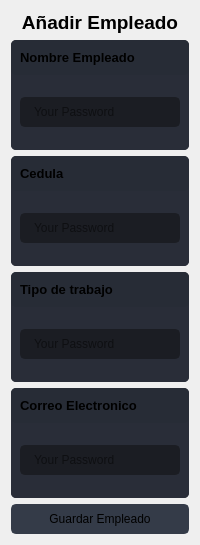
                  <widget class="QWidget" name="create_user">
                   <property name="maximumSize">
                    <size>
                     <width>16777215</width>
                     <height>749</height>
                    </size>
                   </property>
                   <layout class="QVBoxLayout" name="verticalLayout_11">
                    <item>
                     <layout class="QVBoxLayout" name="verticalLayout_15">
                      <item>
                       <widget class="QLabel" name="label">
                        <property name="text">
                         <string>&lt;html&gt;&lt;head/&gt;&lt;body&gt;&lt;p align=&quot;center&quot;&gt;&lt;span style=&quot; font-size:14pt; font-weight:600;&quot;&gt;Añadir Empleado&lt;/span&gt;&lt;/p&gt;&lt;/body&gt;&lt;/html&gt;</string>
                        </property>
                       </widget>
                      </item>
                     </layout>
                    </item>
                    <item>
                     <widget class="QFrame" name="frame_div_content_7">
                      <property name="minimumSize">
                       <size>
                        <width>0</width>
                        <height>110</height>
                       </size>
                      </property>
                      <property name="maximumSize">
                       <size>
                        <width>16777215</width>
                        <height>110</height>
                       </size>
                      </property>
                      <property name="styleSheet">
                       <string notr="true">background-color: rgb(41, 45, 56);
border-radius: 5px;
</string>
                      </property>
                      <property name="frameShape">
                       <enum>QFrame::NoFrame</enum>
                      </property>
                      <property name="frameShadow">
                       <enum>QFrame::Raised</enum>
                      </property>
                      <layout class="QVBoxLayout" name="verticalLayout_44">
                       <property name="spacing">
                        <number>0</number>
                       </property>
                       <property name="leftMargin">
                        <number>0</number>
                       </property>
                       <property name="topMargin">
                        <number>0</number>
                       </property>
                       <property name="rightMargin">
                        <number>0</number>
                       </property>
                       <property name="bottomMargin">
                        <number>0</number>
                       </property>
                       <item>
                        <widget class="QFrame" name="frame_title_wid_8">
                         <property name="maximumSize">
                          <size>
                           <width>16777215</width>
                           <height>35</height>
                          </size>
                         </property>
                         <property name="styleSheet">
                          <string notr="true">background-color: rgb(39, 44, 54);</string>
                         </property>
                         <property name="frameShape">
                          <enum>QFrame::StyledPanel</enum>
                         </property>
                         <property name="frameShadow">
                          <enum>QFrame::Raised</enum>
                         </property>
                         <layout class="QVBoxLayout" name="verticalLayout_45">
                          <item>
                           <widget class="QLabel" name="labelBoxNombreEmpleado">
                            <property name="font">
                             <font>
                              <family>Segoe UI</family>
                              <pointsize>10</pointsize>
                              <weight>75</weight>
                              <bold>true</bold>
                             </font>
                            </property>
                            <property name="styleSheet">
                             <string notr="true"/>
                            </property>
                            <property name="text">
                             <string>Nombre Empleado</string>
                            </property>
                           </widget>
                          </item>
                         </layout>
                        </widget>
                       </item>
                       <item>
                        <widget class="QFrame" name="frame_content_wid_8">
                         <property name="frameShape">
                          <enum>QFrame::NoFrame</enum>
                         </property>
                         <property name="frameShadow">
                          <enum>QFrame::Raised</enum>
                         </property>
                         <layout class="QVBoxLayout" name="verticalLayout_46">
                          <item>
                           <layout class="QVBoxLayout" name="verticalLayout_47">
                            <property name="bottomMargin">
                             <number>0</number>
                            </property>
                            <item>
                             <widget class="QLineEdit" name="CampoTipoTrabajo_2">
                              <property name="minimumSize">
                               <size>
                                <width>0</width>
                                <height>30</height>
                               </size>
                              </property>
                              <property name="styleSheet">
                               <string notr="true">QLineEdit {
	background-color: rgb(27, 29, 35);
	border-radius: 5px;
	border: 2px solid rgb(27, 29, 35);
	padding-left: 10px;
}
QLineEdit:hover {
	border: 2px solid rgb(64, 71, 88);
}
QLineEdit:focus {
	border: 2px solid rgb(91, 101, 124);
}</string>
                              </property>
                              <property name="text">
                               <string/>
                              </property>
                              <property name="placeholderText">
                               <string>Your Password</string>
                              </property>
                             </widget>
                            </item>
                           </layout>
                          </item>
                         </layout>
                        </widget>
                       </item>
                      </layout>
                     </widget>
                    </item>
                    <item>
                     <widget class="QFrame" name="frame_div_content_11">
                      <property name="minimumSize">
                       <size>
                        <width>0</width>
                        <height>110</height>
                       </size>
                      </property>
                      <property name="maximumSize">
                       <size>
                        <width>16777215</width>
                        <height>110</height>
                       </size>
                      </property>
                      <property name="styleSheet">
                       <string notr="true">background-color: rgb(41, 45, 56);
border-radius: 5px;
</string>
                      </property>
                      <property name="frameShape">
                       <enum>QFrame::NoFrame</enum>
                      </property>
                      <property name="frameShadow">
                       <enum>QFrame::Raised</enum>
                      </property>
                      <layout class="QVBoxLayout" name="verticalLayout_49">
                       <property name="spacing">
                        <number>0</number>
                       </property>
                       <property name="leftMargin">
                        <number>0</number>
                       </property>
                       <property name="topMargin">
                        <number>0</number>
                       </property>
                       <property name="rightMargin">
                        <number>0</number>
                       </property>
                       <property name="bottomMargin">
                        <number>0</number>
                       </property>
                       <item>
                        <widget class="QFrame" name="frame_title_wid_12">
                         <property name="maximumSize">
                          <size>
                           <width>16777215</width>
                           <height>35</height>
                          </size>
                         </property>
                         <property name="styleSheet">
                          <string notr="true">background-color: rgb(39, 44, 54);</string>
                         </property>
                         <property name="frameShape">
                          <enum>QFrame::StyledPanel</enum>
                         </property>
                         <property name="frameShadow">
                          <enum>QFrame::Raised</enum>
                         </property>
                         <layout class="QVBoxLayout" name="verticalLayout_61">
                          <item>
                           <widget class="QLabel" name="labelBoxBlenderInstalation_17">
                            <property name="font">
                             <font>
                              <family>Segoe UI</family>
                              <pointsize>10</pointsize>
                              <weight>75</weight>
                              <bold>true</bold>
                             </font>
                            </property>
                            <property name="styleSheet">
                             <string notr="true"/>
                            </property>
                            <property name="text">
                             <string>Cedula</string>
                            </property>
                           </widget>
                          </item>
                         </layout>
                        </widget>
                       </item>
                       <item>
                        <widget class="QFrame" name="frame_content_wid_12">
                         <property name="frameShape">
                          <enum>QFrame::NoFrame</enum>
                         </property>
                         <property name="frameShadow">
                          <enum>QFrame::Raised</enum>
                         </property>
                         <layout class="QVBoxLayout" name="verticalLayout_62">
                          <item>
                           <layout class="QVBoxLayout" name="verticalLayout_63">
                            <property name="bottomMargin">
                             <number>0</number>
                            </property>
                            <item>
                             <widget class="QLineEdit" name="CampoTipoTrabajo_3">
                              <property name="minimumSize">
                               <size>
                                <width>0</width>
                                <height>30</height>
                               </size>
                              </property>
                              <property name="styleSheet">
                               <string notr="true">QLineEdit {
	background-color: rgb(27, 29, 35);
	border-radius: 5px;
	border: 2px solid rgb(27, 29, 35);
	padding-left: 10px;
}
QLineEdit:hover {
	border: 2px solid rgb(64, 71, 88);
}
QLineEdit:focus {
	border: 2px solid rgb(91, 101, 124);
}</string>
                              </property>
                              <property name="text">
                               <string/>
                              </property>
                              <property name="placeholderText">
                               <string>Your Password</string>
                              </property>
                             </widget>
                            </item>
                           </layout>
                          </item>
                         </layout>
                        </widget>
                       </item>
                      </layout>
                     </widget>
                    </item>
                    <item>
                     <widget class="QFrame" name="frame_div_content_12">
                      <property name="minimumSize">
                       <size>
                        <width>0</width>
                        <height>110</height>
                       </size>
                      </property>
                      <property name="maximumSize">
                       <size>
                        <width>16777215</width>
                        <height>110</height>
                       </size>
                      </property>
                      <property name="styleSheet">
                       <string notr="true">background-color: rgb(41, 45, 56);
border-radius: 5px;
</string>
                      </property>
                      <property name="frameShape">
                       <enum>QFrame::NoFrame</enum>
                      </property>
                      <property name="frameShadow">
                       <enum>QFrame::Raised</enum>
                      </property>
                      <layout class="QVBoxLayout" name="verticalLayout_64">
                       <property name="spacing">
                        <number>0</number>
                       </property>
                       <property name="leftMargin">
                        <number>0</number>
                       </property>
                       <property name="topMargin">
                        <number>0</number>
                       </property>
                       <property name="rightMargin">
                        <number>0</number>
                       </property>
                       <property name="bottomMargin">
                        <number>0</number>
                       </property>
                       <item>
                        <widget class="QFrame" name="frame_title_wid_13">
                         <property name="maximumSize">
                          <size>
                           <width>16777215</width>
                           <height>35</height>
                          </size>
                         </property>
                         <property name="styleSheet">
                          <string notr="true">background-color: rgb(39, 44, 54);</string>
                         </property>
                         <property name="frameShape">
                          <enum>QFrame::StyledPanel</enum>
                         </property>
                         <property name="frameShadow">
                          <enum>QFrame::Raised</enum>
                         </property>
                         <layout class="QVBoxLayout" name="verticalLayout_65">
                          <item>
                           <widget class="QLabel" name="la">
                            <property name="font">
                             <font>
                              <family>Segoe UI</family>
                              <pointsize>10</pointsize>
                              <weight>75</weight>
                              <bold>true</bold>
                             </font>
                            </property>
                            <property name="styleSheet">
                             <string notr="true"/>
                            </property>
                            <property name="text">
                             <string>Tipo de trabajo</string>
                            </property>
                           </widget>
                          </item>
                         </layout>
                        </widget>
                       </item>
                       <item>
                        <widget class="QFrame" name="frame_content_wid_13">
                         <property name="frameShape">
                          <enum>QFrame::NoFrame</enum>
                         </property>
                         <property name="frameShadow">
                          <enum>QFrame::Raised</enum>
                         </property>
                         <layout class="QVBoxLayout" name="verticalLayout_66">
                          <item>
                           <layout class="QVBoxLayout" name="verticalLayout_67">
                            <property name="bottomMargin">
                             <number>0</number>
                            </property>
                            <item>
                             <widget class="QLineEdit" name="QlineCorreoCelular">
                              <property name="minimumSize">
                               <size>
                                <width>0</width>
                                <height>30</height>
                               </size>
                              </property>
                              <property name="styleSheet">
                               <string notr="true">QLineEdit {
	background-color: rgb(27, 29, 35);
	border-radius: 5px;
	border: 2px solid rgb(27, 29, 35);
	padding-left: 10px;
}
QLineEdit:hover {
	border: 2px solid rgb(64, 71, 88);
}
QLineEdit:focus {
	border: 2px solid rgb(91, 101, 124);
}</string>
                              </property>
                              <property name="text">
                               <string/>
                              </property>
                              <property name="placeholderText">
                               <string>Your Password</string>
                              </property>
                             </widget>
                            </item>
                           </layout>
                          </item>
                         </layout>
                        </widget>
                       </item>
                      </layout>
                     </widget>
                    </item>
                    <item>
                     <widget class="QFrame" name="frame_div_content_13">
                      <property name="minimumSize">
                       <size>
                        <width>0</width>
                        <height>110</height>
                       </size>
                      </property>
                      <property name="maximumSize">
                       <size>
                        <width>16777215</width>
                        <height>110</height>
                       </size>
                      </property>
                      <property name="styleSheet">
                       <string notr="true">background-color: rgb(41, 45, 56);
border-radius: 5px;
</string>
                      </property>
                      <property name="frameShape">
                       <enum>QFrame::NoFrame</enum>
                      </property>
                      <property name="frameShadow">
                       <enum>QFrame::Raised</enum>
                      </property>
                      <layout class="QVBoxLayout" name="verticalLayout_68">
                       <property name="spacing">
                        <number>0</number>
                       </property>
                       <property name="leftMargin">
                        <number>0</number>
                       </property>
                       <property name="topMargin">
                        <number>0</number>
                       </property>
                       <property name="rightMargin">
                        <number>0</number>
                       </property>
                       <property name="bottomMargin">
                        <number>0</number>
                       </property>
                       <item>
                        <widget class="QFrame" name="frame_title_wid_14">
                         <property name="maximumSize">
                          <size>
                           <width>16777215</width>
                           <height>35</height>
                          </size>
                         </property>
                         <property name="styleSheet">
                          <string notr="true">background-color: rgb(39, 44, 54);</string>
                         </property>
                         <property name="frameShape">
                          <enum>QFrame::StyledPanel</enum>
                         </property>
                         <property name="frameShadow">
                          <enum>QFrame::Raised</enum>
                         </property>
                         <layout class="QVBoxLayout" name="verticalLayout_69">
                          <item>
                           <widget class="QLabel" name="labelBoxCorreo">
                            <property name="font">
                             <font>
                              <family>Segoe UI</family>
                              <pointsize>10</pointsize>
                              <weight>75</weight>
                              <bold>true</bold>
                             </font>
                            </property>
                            <property name="styleSheet">
                             <string notr="true"/>
                            </property>
                            <property name="text">
                             <string>Correo Electronico</string>
                            </property>
                           </widget>
                          </item>
                         </layout>
                        </widget>
                       </item>
                       <item>
                        <widget class="QFrame" name="frame_content_wid_14">
                         <property name="frameShape">
                          <enum>QFrame::NoFrame</enum>
                         </property>
                         <property name="frameShadow">
                          <enum>QFrame::Raised</enum>
                         </property>
                         <layout class="QVBoxLayout" name="verticalLayout_70">
                          <item>
                           <layout class="QVBoxLayout" name="verticalLayout_71">
                            <property name="bottomMargin">
                             <number>0</number>
                            </property>
                            <item>
                             <widget class="QLineEdit" name="QlineCorreo">
                              <property name="minimumSize">
                               <size>
                                <width>0</width>
                                <height>30</height>
                               </size>
                              </property>
                              <property name="styleSheet">
                               <string notr="true">QLineEdit {
	background-color: rgb(27, 29, 35);
	border-radius: 5px;
	border: 2px solid rgb(27, 29, 35);
	padding-left: 10px;
}
QLineEdit:hover {
	border: 2px solid rgb(64, 71, 88);
}
QLineEdit:focus {
	border: 2px solid rgb(91, 101, 124);
}</string>
                              </property>
                              <property name="text">
                               <string/>
                              </property>
                              <property name="placeholderText">
                               <string>Your Password</string>
                              </property>
                             </widget>
                            </item>
                           </layout>
                          </item>
                         </layout>
                        </widget>
                       </item>
                      </layout>
                     </widget>
                    </item>
                    <item>
                     <widget class="QPushButton" name="pushButtonGuardarEmpleado">
                      <property name="minimumSize">
                       <size>
                        <width>150</width>
                        <height>30</height>
                       </size>
                      </property>
                      <property name="font">
                       <font>
                        <family>Segoe UI</family>
                        <pointsize>9</pointsize>
                       </font>
                      </property>
                      <property name="styleSheet">
                       <string notr="true">QPushButton {
	border: 2px solid rgb(52, 59, 72);
	border-radius: 5px;	
	background-color: rgb(52, 59, 72);
}
QPushButton:hover {
	background-color: rgb(57, 65, 80);
	border: 2px solid rgb(61, 70, 86);
}
QPushButton:pressed {	
	background-color: rgb(35, 40, 49);
	border: 2px solid rgb(43, 50, 61);
}</string>
                      </property>
                      <property name="text">
                       <string>Guardar Empleado</string>
                      </property>
                      <property name="icon">
                       <iconset resource="files.qrc">
                        <normaloff>:/16x16/icons/16x16/cil-folder-open.png</normaloff>:/16x16/icons/16x16/cil-folder-open.png</iconset>
                      </property>
                     </widget>
                    </item>
                   </layout>
                  </widget>
